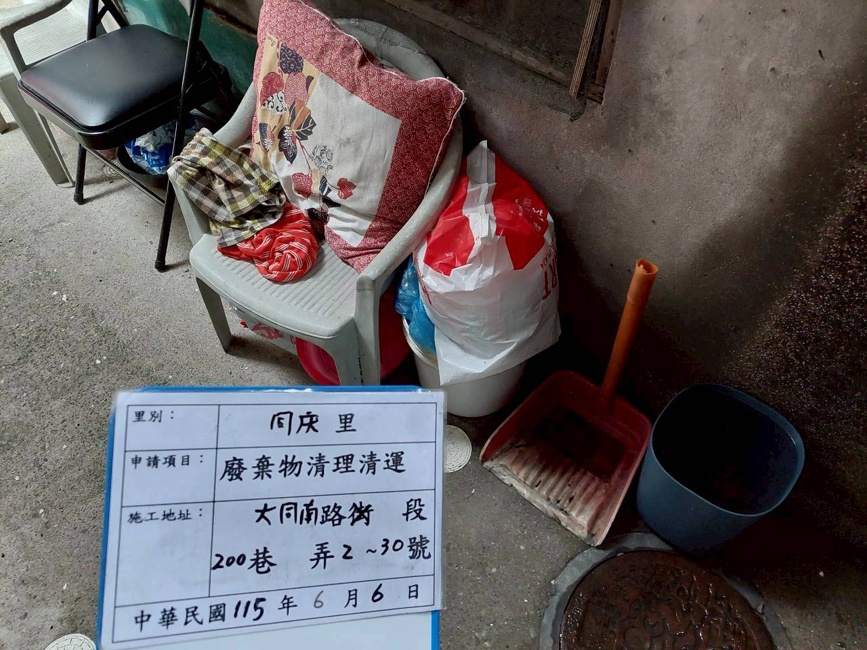
#> input picture 01_測試與範例照片庫/測試SKILLS_ok_026-同慶里-廢棄物清除呈報-115.05.06/LINE_ALBUM_同慶里廢棄物呈報_260311_2_ok.jpg, 867 x 650 px
$ python debug_inspect_blended.py
#> lines starting #> are read from the running program, lines starting #| are printed output that depends on the picture
import cv2
import numpy as np
import os

def read_image_utf8(path):
    return cv2.imdecode(np.fromfile(path, dtype=np.uint8), cv2.IMREAD_COLOR)
#> returned value is the input picture: shape (650, 867, 3); mean B, G, R 92.1, 90.7, 97

test_dir = r"測試SKILLS_ok_026-同慶里-廢棄物清除呈報-115.05.06"
img_path = os.path.join(test_dir, "LINE_ALBUM_同慶里廢棄物呈報_260311_2_ok.jpg")
img = read_image_utf8(img_path)

if img is not None:
    # Save a crop around the month digit to verify blending
    # In img, the matched year was found at scale 0.99 (almost 1.0).
    # Since year is at y: 595-635, x: 230-290, let's crop the date row: y: 580-640, x: 200-360
    crop = img[580:640, 200:360]
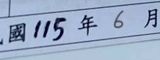
#> crop: shape (60, 160, 3); mean B, G, R 198.6, 172.9, 155.7
    cv2.imwrite("debug_blended_026_img2.png", crop)
    print("Saved debug_blended_026_img2.png")
else:
    print("Could not load output image")

$ run again, with 01_測試與範例照片庫/測試SKILLS_ok_026-同慶里-廢棄物清除呈報-115.05.06/LINE_ALBUM_同慶里廢棄物呈報_260311_10_ok.jpg copied over 01_測試與範例照片庫/測試SKILLS_ok_026-同慶里-廢棄物清除呈報-115.05.06/LINE_ALBUM_同慶里廢棄物呈報_260311_2_ok.jpg
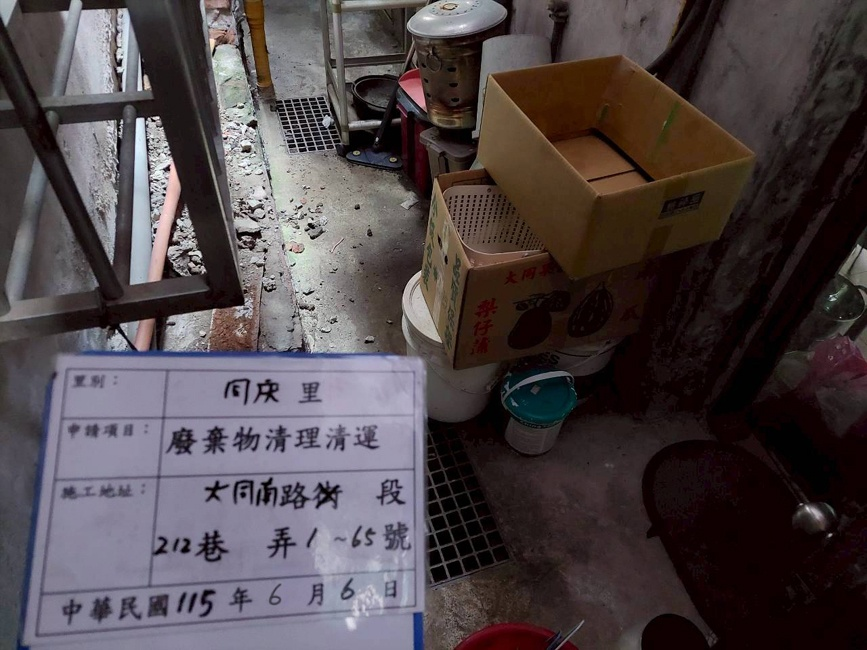
#> input picture 01_測試與範例照片庫/測試SKILLS_ok_026-同慶里-廢棄物清除呈報-115.05.06/LINE_ALBUM_同慶里廢棄物呈報_260311_10_ok.jpg, 867 x 650 px
#> in read_image_utf8, returned value is the input picture: shape (650, 867, 3); mean B, G, R 71.8, 69.1, 78
#> `crop = img[580:640, 200:360]`:
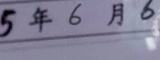
#> crop: shape (60, 160, 3); mean B, G, R 149.3, 127.4, 130.1

$ run again, with 01_測試與範例照片庫/測試SKILLS_ok_026-同慶里-廢棄物清除呈報-115.05.06/LINE_ALBUM_同慶里廢棄物呈報_260311_11_ok.jpg copied over 01_測試與範例照片庫/測試SKILLS_ok_026-同慶里-廢棄物清除呈報-115.05.06/LINE_ALBUM_同慶里廢棄物呈報_260311_2_ok.jpg
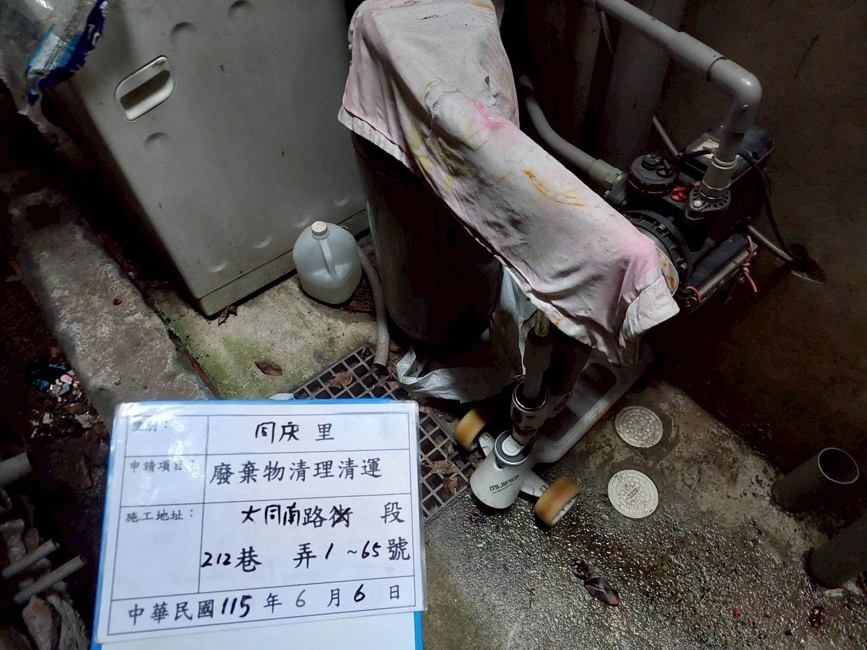
#> input picture 01_測試與範例照片庫/測試SKILLS_ok_026-同慶里-廢棄物清除呈報-115.05.06/LINE_ALBUM_同慶里廢棄物呈報_260311_11_ok.jpg, 867 x 650 px
#> in read_image_utf8, returned value is the input picture: shape (650, 867, 3); mean B, G, R 80.3, 80.1, 82.9
#> `crop = img[580:640, 200:360]`:
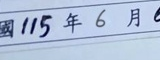
#> crop: shape (60, 160, 3); mean B, G, R 217.4, 192.3, 176.6

$ run again, with 01_測試與範例照片庫/測試SKILLS_ok_026-同慶里-廢棄物清除呈報-115.05.06/LINE_ALBUM_同慶里廢棄物呈報_260311_12_ok.jpg copied over 01_測試與範例照片庫/測試SKILLS_ok_026-同慶里-廢棄物清除呈報-115.05.06/LINE_ALBUM_同慶里廢棄物呈報_260311_2_ok.jpg
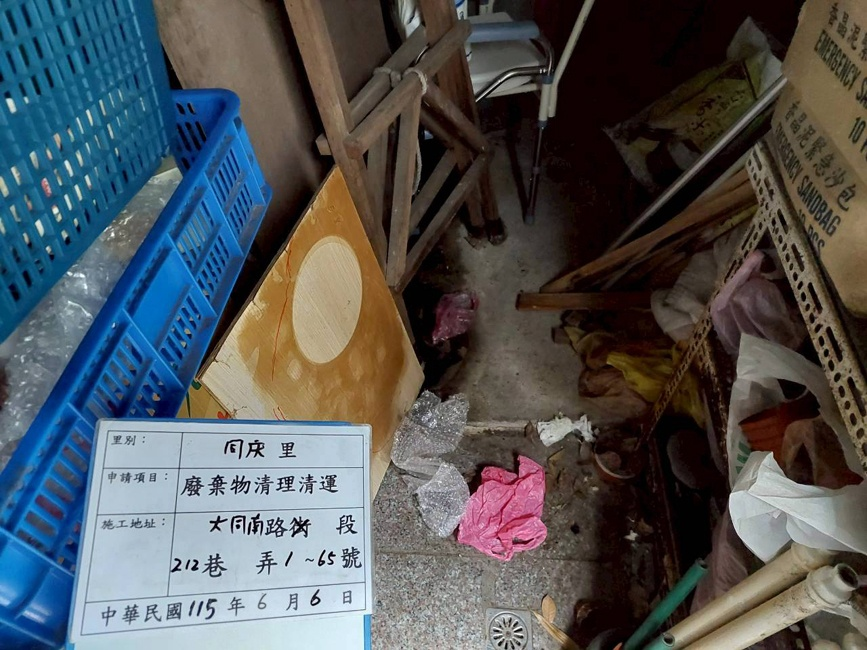
#> input picture 01_測試與範例照片庫/測試SKILLS_ok_026-同慶里-廢棄物清除呈報-115.05.06/LINE_ALBUM_同慶里廢棄物呈報_260311_12_ok.jpg, 867 x 650 px
#> in read_image_utf8, returned value is the input picture: shape (650, 867, 3); mean B, G, R 87, 84.4, 81.1
#> `crop = img[580:640, 200:360]`:
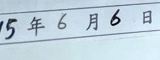
#> crop: shape (60, 160, 3); mean B, G, R 221.7, 210.1, 191.8
